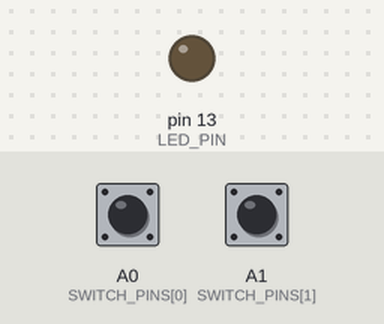
Recording of a program running on a simulated Teensy 4. Shown: output pins drawn as LEDs (lit = HIGH). The inputs (shaded band) are chosen by the test bench; at power-on: A0 (SWITCH_PINS[0]) HIGH, A1 (SWITCH_PINS[1]) HIGH. What the program prints to the serial monitor is not drawn.

Above: at 1.2 s.
1.3 s: A0 (SWITCH_PINS[0]) pulled LOW for 0.15 s
Timing chart, 0 to 4.3 s (numbered marks = the images above; inputs shaded):
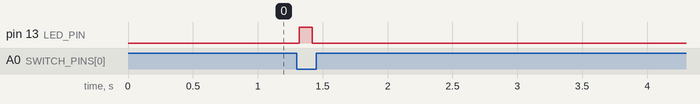

Measured:
- after the input at 1.3 s, pin 13 (LED_PIN): LOW → HIGH at once, → LOW 0.10 s later

The program:

main.cpp
```cpp
/*
 * Detecting Dark Matter - Audio Manager
 * Teensy 4.0 + SparkFun WAV Trigger
 *
 * Each of the two switches plays one sound when pressed.
 * After 25 rounds in which both switches were pressed, the next round
 * plays a bonus sound for each switch, then the count starts over.
 *
 * SD card files:
 *   001_*.wav  switch 1        003_*.wav  switch 1 bonus
 *   002_*.wav  switch 2        004_*.wav  switch 2 bonus
 */

#include <Arduino.h>

// Pins (the WAV Trigger connects to Serial1: pin 0 = RX1, pin 1 = TX1)
constexpr uint8_t NUM_SWITCHES = 2;
constexpr uint8_t SWITCH_PINS[NUM_SWITCHES] = {14, 15};
constexpr uint8_t LED_PIN = LED_BUILTIN;

// true: switch pulls the pin LOW when pressed
constexpr bool SWITCH_ACTIVE_LOW = true;

// Timing (milliseconds)
constexpr uint32_t DEBOUNCE_MS = 20;
constexpr uint32_t RESET_DELAY_MS = 1000;  // wait after all switches are released
constexpr uint32_t LED_FLASH_MS = 100;

// WAV Trigger
constexpr uint32_t WAVTRIGGER_BAUD = 57600;
constexpr uint16_t NORMAL_TRACKS[NUM_SWITCHES] = {1, 2};
constexpr uint16_t BONUS_TRACKS[NUM_SWITCHES] = {3, 4};
constexpr uint8_t ROUNDS_BEFORE_BONUS = 25;

struct Switch {
  bool pressed;           // debounced state
  bool lastReading;       // most recent raw reading
  uint32_t lastChangeMs;  // when the raw reading last changed
  bool played;            // already played its sound this round
};

Switch switches[NUM_SWITCHES];
uint32_t releasedSinceMs = 0;
uint32_t ledOffAtMs = 0;
uint8_t bothPressedRounds = 0;

bool isPressed(uint8_t pin) {
  return digitalRead(pin) == (SWITCH_ACTIVE_LOW ? LOW : HIGH);
}

// Starts a track without stopping others, so both sounds can overlap.
void playTrack(uint16_t track) {
  const uint8_t msg[] = {0xF0, 0xAA, 0x08, 0x03, 0x01,
                         static_cast<uint8_t>(track & 0xFF),
                         static_cast<uint8_t>(track >> 8), 0x55};
  Serial1.write(msg, sizeof(msg));
}

void onPressed(uint8_t i) {
  if (switches[i].played) {
    return;
  }
  switches[i].played = true;

  const bool bonus = bothPressedRounds >= ROUNDS_BEFORE_BONUS;
  const uint16_t track = bonus ? BONUS_TRACKS[i] : NORMAL_TRACKS[i];
  playTrack(track);

  digitalWrite(LED_PIN, HIGH);
  ledOffAtMs = millis() + LED_FLASH_MS;

  Serial.printf("Switch %u -> track %u\n", i + 1, track);
}

// Ends the round and updates the bonus counter.
void endRound() {
  bool anyPlayed = false;
  bool allPlayed = true;
  for (uint8_t i = 0; i < NUM_SWITCHES; i++) {
    anyPlayed |= switches[i].played;
    allPlayed &= switches[i].played;
    switches[i].played = false;
  }
  if (!anyPlayed) {
    return;
  }

  if (bothPressedRounds >= ROUNDS_BEFORE_BONUS) {
    bothPressedRounds = 0;
  } else if (allPlayed) {
    bothPressedRounds++;
  }
  Serial.printf("Round over (%u/%u)\n", bothPressedRounds, ROUNDS_BEFORE_BONUS);
}

void setup() {
  Serial.begin(115200);
  Serial1.begin(WAVTRIGGER_BAUD);

  pinMode(LED_PIN, OUTPUT);
  digitalWrite(LED_PIN, LOW);

  for (uint8_t i = 0; i < NUM_SWITCHES; i++) {
    pinMode(SWITCH_PINS[i], SWITCH_ACTIVE_LOW ? INPUT_PULLUP : INPUT);
    const bool state = isPressed(SWITCH_PINS[i]);
    // A switch held down at power-up stays silent until released.
    switches[i] = {state, state, millis(), state};
  }
  releasedSinceMs = millis();

  Serial.println("Audio manager ready");
}

void loop() {
  const uint32_t now = millis();

  // Read and debounce each switch.
  for (uint8_t i = 0; i < NUM_SWITCHES; i++) {
    Switch &s = switches[i];
    const bool reading = isPressed(SWITCH_PINS[i]);

    if (reading != s.lastReading) {
      s.lastReading = reading;
      s.lastChangeMs = now;
    }

    if (reading != s.pressed && now - s.lastChangeMs >= DEBOUNCE_MS) {
      s.pressed = reading;
      if (s.pressed) {
        onPressed(i);
      }
    }
  }

  // Once all switches have been released for a while, start a new round.
  bool anyPressed = false;
  for (uint8_t i = 0; i < NUM_SWITCHES; i++) {
    anyPressed |= switches[i].pressed;
  }

  if (anyPressed) {
    releasedSinceMs = now;
  } else if (now - releasedSinceMs >= RESET_DELAY_MS) {
    endRound();
  }

  if (ledOffAtMs != 0 && static_cast<int32_t>(now - ledOffAtMs) >= 0) {
    digitalWrite(LED_PIN, LOW);
    ledOffAtMs = 0;
  }
}
```
